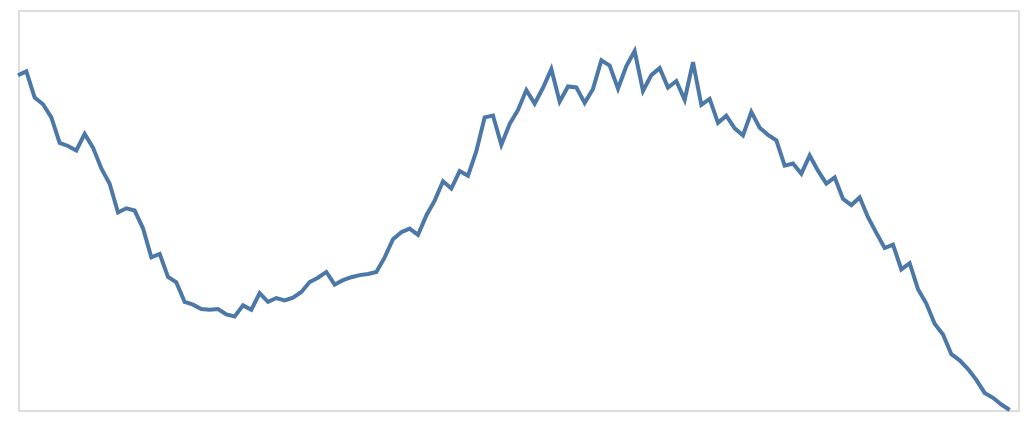

The notebook cell this image was saved under:
### Code cell
plot(0, "line", "lineData")

### Figure 1 — Vega-Lite specification as saved in the notebook (floating-point values rounded to 4 significant figures)
{"config": {"view": {"continuousWidth": 300, "continuousHeight": 300}}, "data": {"name": "data-6446ff641e07f35692d91faa822f93ae"}, "mark": {"type": "line"}, "encoding": {"x": {"axis": null, "field": "x", "type": "quantitative"}, "y": {"axis": null, "field": "y", "scale": {"domain": [0, 1]}, "type": "quantitative"}}, "height": 200, "width": 500, "$schema": "https://vega.github.io/schema/vega-lite/v6.1.0.json", "datasets": {"data-6446ff641e07f35692d91faa822f93ae": [{"x": 0, "y": 0.8367}, {"x": 1, "y": 0.8467}, {"x": 2, "y": 0.7812}, {"x": 3, "y": 0.7643}, {"x": 4, "y": 0.7316}, {"x": 5, "y": 0.6676}, {"x": 6, "y": 0.6601}, {"x": 7, "y": 0.6488}, {"x": 8, "y": 0.6902}, {"x": 9, "y": 0.656}, {"x": 10, "y": 0.604}, {"x": 11, "y": 0.5655}, {"x": 12, "y": 0.4938}, {"x": 13, "y": 0.5042}, {"x": 14, "y": 0.4987}, {"x": 15, "y": 0.4542}, {"x": 16, "y": 0.3819}, {"x": 17, "y": 0.3901}, {"x": 18, "y": 0.3324}, {"x": 19, "y": 0.3191}, {"x": 20, "y": 0.2702}, {"x": 21, "y": 0.2634}, {"x": 22, "y": 0.2523}, {"x": 23, "y": 0.2506}, {"x": 24, "y": 0.2524}, {"x": 25, "y": 0.2389}, {"x": 26, "y": 0.2339}, {"x": 27, "y": 0.2615}, {"x": 28, "y": 0.2506}, {"x": 29, "y": 0.292}, {"x": 30, "y": 0.2706}, {"x": 31, "y": 0.28}, {"x": 32, "y": 0.2741}, {"x": 33, "y": 0.2809}, {"x": 34, "y": 0.2949}, {"x": 35, "y": 0.3198}, {"x": 36, "y": 0.3307}, {"x": 37, "y": 0.3451}, {"x": 38, "y": 0.3134}, {"x": 39, "y": 0.3246}, {"x": 40, "y": 0.332}, {"x": 41, "y": 0.3372}, {"x": 42, "y": 0.3402}, {"x": 43, "y": 0.3449}, {"x": 44, "y": 0.3816}, {"x": 45, "y": 0.427}, {"x": 46, "y": 0.4443}, {"x": 47, "y": 0.4534}, {"x": 48, "y": 0.4377}, {"x": 49, "y": 0.4864}, {"x": 50, "y": 0.5234}, {"x": 51, "y": 0.5717}, {"x": 52, "y": 0.5537}, {"x": 53, "y": 0.5973}, {"x": 54, "y": 0.5856}, {"x": 55, "y": 0.647}, {"x": 56, "y": 0.7316}, {"x": 57, "y": 0.7362}, {"x": 58, "y": 0.6628}, {"x": 59, "y": 0.7152}, {"x": 60, "y": 0.7501}, {"x": 61, "y": 0.7998}, {"x": 62, "y": 0.766}, {"x": 63, "y": 0.8056}, {"x": 64, "y": 0.8521}, {"x": 65, "y": 0.7709}, {"x": 66, "y": 0.8088}, {"x": 67, "y": 0.8065}, {"x": 68, "y": 0.7679}, {"x": 69, "y": 0.8027}, {"x": 70, "y": 0.8741}, {"x": 71, "y": 0.8611}, {"x": 72, "y": 0.8036}, {"x": 73, "y": 0.8598}, {"x": 74, "y": 0.8974}, {"x": 75, "y": 0.7976}, {"x": 76, "y": 0.8372}, {"x": 77, "y": 0.8547}, {"x": 78, "y": 0.8062}, {"x": 79, "y": 0.8224}, {"x": 80, "y": 0.7755}, {"x": 81, "y": 0.8697}, {"x": 82, "y": 0.763}, {"x": 83, "y": 0.7778}, {"x": 84, "y": 0.7179}, {"x": 85, "y": 0.7356}, {"x": 86, "y": 0.7041}, {"x": 87, "y": 0.6867}, {"x": 88, "y": 0.7453}, {"x": 89, "y": 0.7056}, {"x": 90, "y": 0.688}, {"x": 91, "y": 0.6743}, {"x": 92, "y": 0.6108}, {"x": 93, "y": 0.6162}, {"x": 94, "y": 0.5908}, {"x": 95, "y": 0.6363}, {"x": 96, "y": 0.5983}, {"x": 97, "y": 0.5658}, {"x": 98, "y": 0.5816}, {"x": 99, "y": 0.5276}, {"x": 100, "y": 0.5123}, {"x": 101, "y": 0.5314}, {"x": 102, "y": 0.482}, {"x": 103, "y": 0.4427}, {"x": 104, "y": 0.4049}, {"x": 105, "y": 0.4136}, {"x": 106, "y": 0.3515}, {"x": 107, "y": 0.367}, {"x": 108, "y": 0.302}, {"x": 109, "y": 0.2662}, {"x": 110, "y": 0.2156}, {"x": 111, "y": 0.189}, {"x": 112, "y": 0.1396}, {"x": 113, "y": 0.1242}, {"x": 114, "y": 0.1024}, {"x": 115, "y": 0.07548}, {"x": 116, "y": 0.04275}, {"x": 117, "y": 0.03054}, {"x": 118, "y": 0.01365}, {"x": 119, "y": 0.0}]}}
